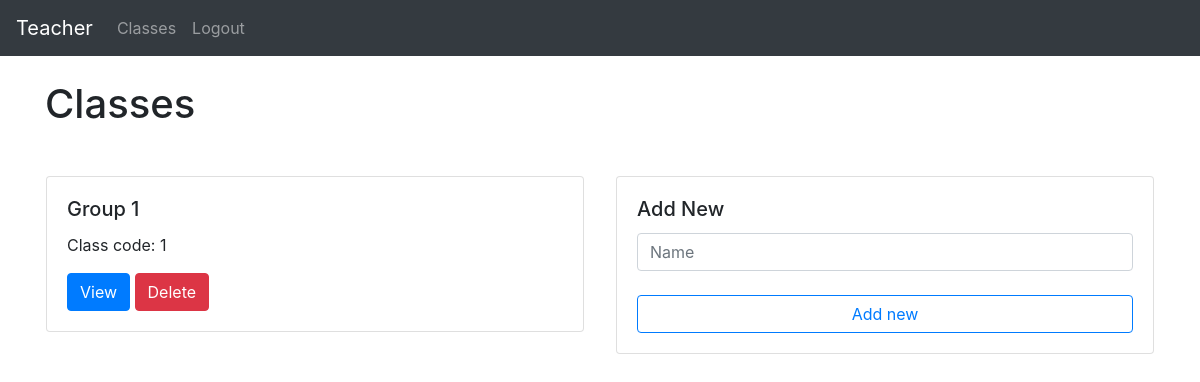
The page /teacher/ (signed in) on the database as committed earlier.
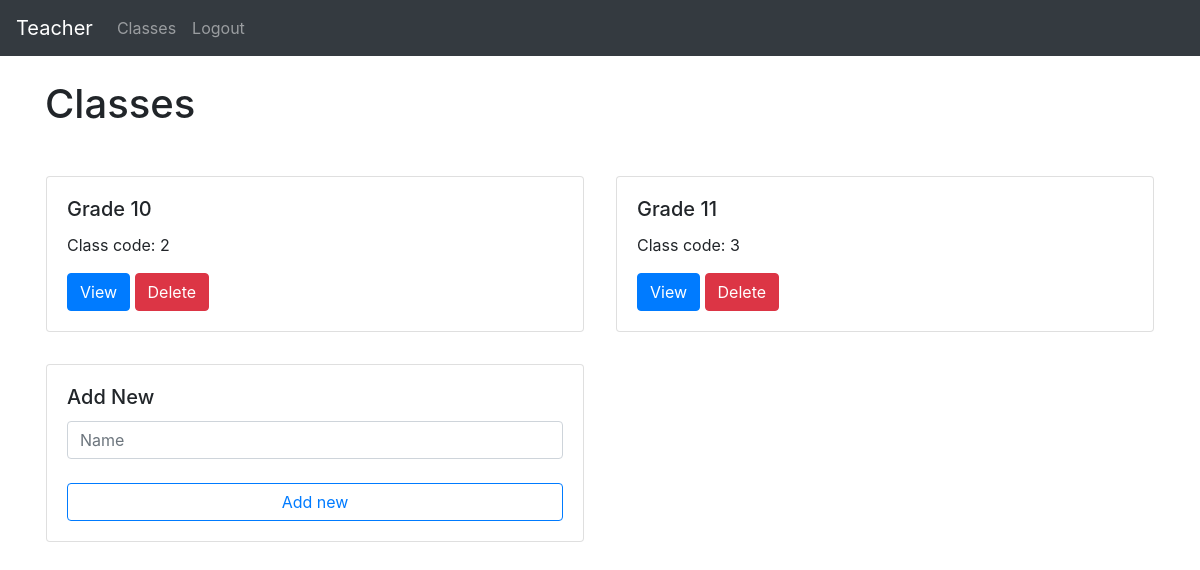
The same page on the database as committed later.
### website/models.py (models this page shows)
class User(db.Model, UserMixin):
    id = db.Column(db.Integer, primary_key=True)
    email = db.Column(db.String(150), unique=True)
    password = db.Column(db.String(150))
    first_name = db.Column(db.String(150))
    teacher_id = db.relationship('Teacher', uselist=False, backref="user")
    student_id = db.relationship('Student', uselist=False, backref="user")

class Group(db.Model):
    id = db.Column(db.Integer, primary_key=True)
    name = db.Column(db.String(150))
    teacher_id = db.Column(db.Integer, db.ForeignKey('teacher.id'))
    student_ids = db.relationship('Student')
    topic_ids = db.relationship('Topic')

### website/teacher/teacher_views.py (the view)
@views.route('/', methods=['GET', 'POST'])
@login_required
def groups():
    if request.method == 'POST':
        if request.form['button'] == "add_new":
            name = request.form.get('name')
            if len(name) < 1:
                flash('Name is too short!', category='error')
            else:
                new_group = Group(name=name, teacher_id=current_user.teacher_id.id)
                db.session.add(new_group)
                db.session.commit()
                flash('Note added!', category='success')
            return render_template("teacher/groups.html", user=current_user)
        elif request.form['button'][:3] == "del":
            deleted = Group.query.filter_by(id=request.form['button'][3:]).first()
            db.session.delete(deleted)
            db.session.commit()
            return render_template("teacher/groups.html", user=current_user)
        else:
            return redirect(url_for('teacher_views.group_detail', group_id=request.form['button'][3:]))
    elif request.method == 'GET':
        return render_template("teacher/groups.html", user=current_user)

### website/templates/teacher/groups.html
{% extends "base.html" %} {% block title %}Classes{% endblock %}
{% block content %}
<br>
<h1>Classes</h1>
<br>
<div class="row row-cols-1 row-cols-md-2 g-4">
  {% for group in user.teacher_id.group_ids %}
    <form method="POST">
        <div class="col p-3">
          <div class="card">
            <div class="card-body">
              <h5 class="card-title">{{ group.name }}</h5>
              <p>Class code: {{ group.id }}</p>
              <button class="btn btn-primary" name="button" value="see{{ group.id }}">View</button>
              <button class="btn btn-danger" name="button" value="del{{ group.id }}">Delete</button>
            </div>
          </div>
        </div>
    </form>
    {% endfor %}
    <form method="POST">
          <div class="col p-3">
              <div class="card">
                <div class="card-body">
                  <h5 class="card-title">Add New</h5>
                  <input type="text" class="form-control" name="name" id="name" placeholder="Name">
                  <br>
                  <button type="submit" class="btn btn-outline-primary btn-block" name="button" value="add_new">Add new</button>
                </div>
              </div>
        </div>
    </form>
  </div>
{% endblock %}

### website/templates/base.html (shortened to what this page needs)
<!DOCTYPE html>
<html>
  <head>
    <link
      rel="stylesheet"
      href="https://stackpath.bootstrapcdn.com/bootstrap/4.4.1/css/bootstrap.min.css"
    />
    <link
      rel="stylesheet"
      href="https://stackpath.bootstrapcdn.com/font-awesome/4.7.0/css/font-awesome.min.css"
    />
  </head>
  <body>
    <nav class="navbar navbar-expand-lg navbar-dark bg-dark justify-content-between">
      <div>
      <div class="collapse navbar-collapse" id="navbar">
        <div class="navbar-nav">
            {% if user.is_authenticated %}
            <a class="navbar-brand" id="page" href='#'>{{ user.first_name }}</a>
            {% if user.teacher_id %}
            <a class="nav-item nav-link" id="page" href="/teacher/">Classes</a>
            {% elif user.student_id %}
            <a class="nav-item nav-link" id="page" href="/student/dash">Dashboard</a>
            {% endif %}
            <a class="nav-item nav-link ml-auto align-left" id="logout" href="/logout">Logout</a>
            {% else %}
            <a class="nav-item nav-link" id="login" href="/login">Login</a>
            <a class="nav-item nav-link" id="signUp" href="/sign-up">Sign Up</a>
            {% endif%}
        </div>
      </div>
    </div>
    </nav>
    <div class="container">{% block content %} {% endblock %}</div>
  </body>
</html>

Rows that differ between the two databases and show on the page:
removed Group: name "Group 1", id "1"
added Group: name "Grade 10", id "2"
added Group: name "Grade 11", id "3"
